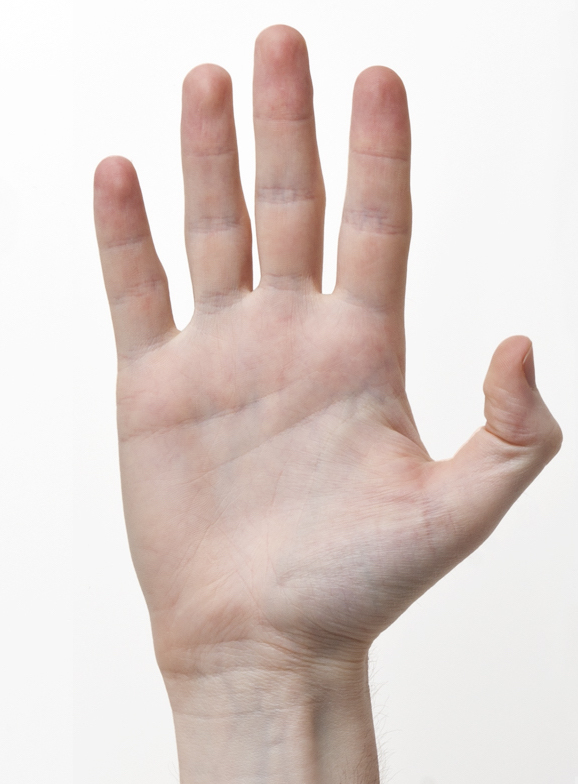
#> input picture rpz/inc/img/bmstu.jpg, 578 x 784 px
$ python -i detector.py   (imports and definitions only)
#> lines starting #> are read from the running program, lines starting #| are printed output that depends on the picture; after the words box and inside, x2 and y2 are one past the last pixel; in counts of white or black regions, pixels touching at a corner belong together
#> further down, picture is the input picture: shape (784, 578, 3); mean B, G, R 204.7, 209.5, 222.5
import cv2
import numpy as np
def skin_detector(img):
    hsv_image = cv2.cvtColor(img, cv2.COLOR_BGR2HSV)
#> hsv_image: shape (784, 578, 3); mean H, S, V 9.6, 24.4, 222.5
    hsv_mask = cv2.inRange(hsv_image, (0, 15, 0), (17, 170, 255))
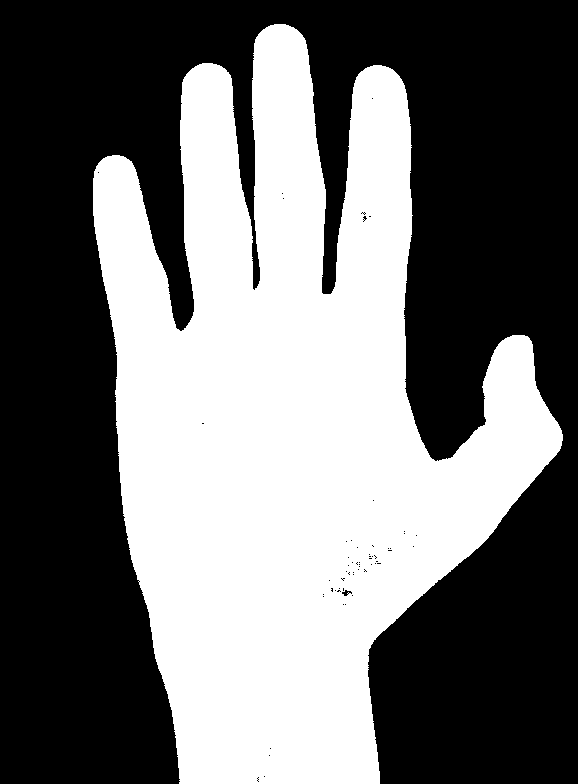
#> hsv_mask: shape (784, 578); 43.7% white; 1 white region, box (x1, y1, x2, y2) and area: (93, 24, 563, 784) 198073
    y_cr_cb_img = cv2.cvtColor(img, cv2.COLOR_BGR2YCrCb)
#> y_cr_cb_img: shape (784, 578, 3); mean of channels 0, 1, 2 212.8, 134.9, 123.4
    y_cr_cb_mask = cv2.inRange(y_cr_cb_img, (0, 135, 85), (255, 180, 135))
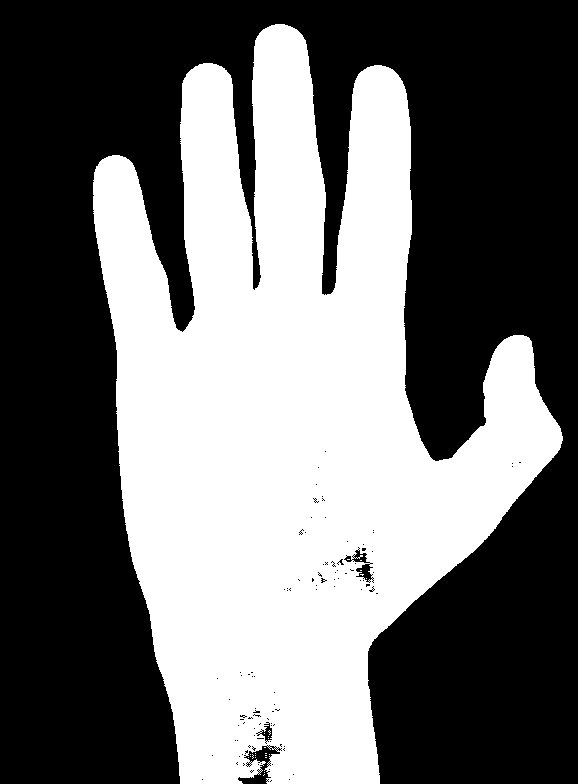
#> y_cr_cb_mask: shape (784, 578); 43.3% white; 24 white regions (23 under 20 px), largest, box (x1, y1, x2, y2) and area: (93, 24, 563, 784) 196026
    mask = cv2.bitwise_and(y_cr_cb_mask, hsv_mask)
#> mask: shape (784, 578); 43.2% white; 24 white regions (23 under 20 px), largest, box (x1, y1, x2, y2) and area: (93, 24, 563, 784) 195873
    result = cv2.bitwise_not(mask)
    kernel = np.ones((3, 3), np.uint8)
    result = cv2.erode(result, kernel, iterations=1)
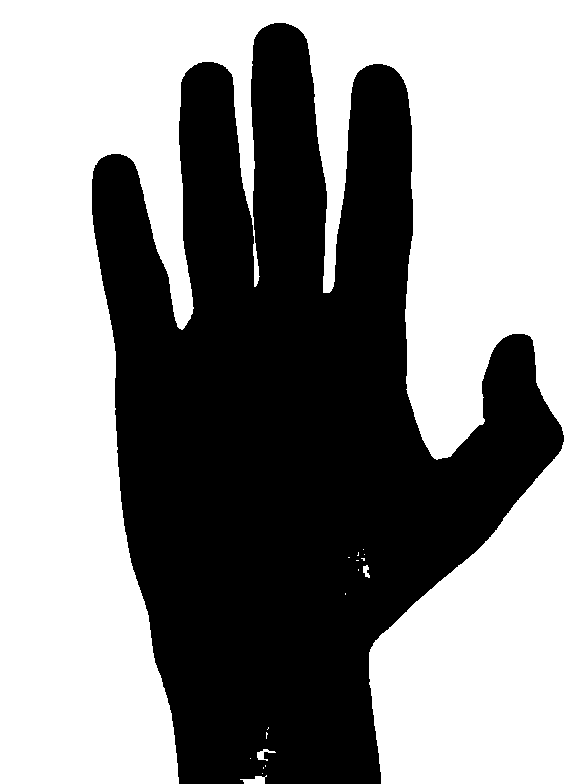
#> result: shape (784, 578); 55.6% white; 1 black region, box (x1, y1, x2, y2) and area: (92, 23, 564, 784) 201013
    result = cv2.dilate(result, kernel, iterations=1)
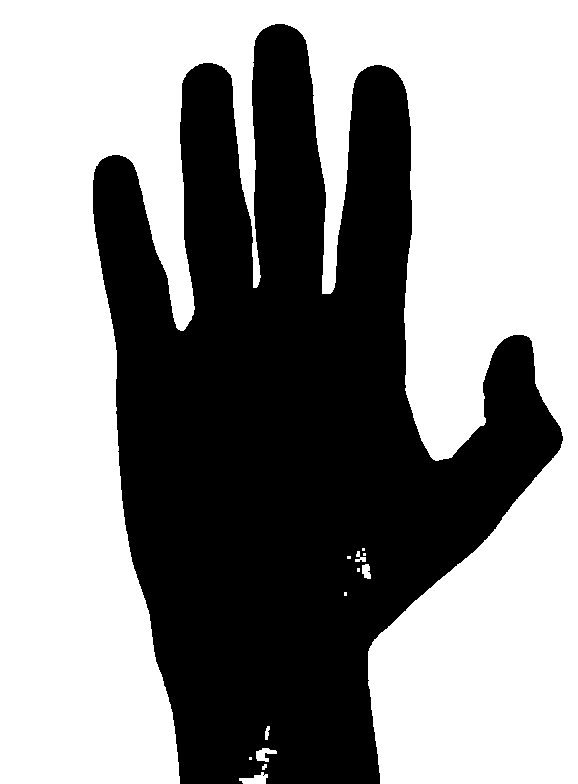
#> result: shape (784, 578); 56.6% white; 1 black region, box (x1, y1, x2, y2) and area: (93, 24, 563, 784) 196770
    return result

>>> import cv2
>>> picture = cv2.imread('../img/bmstu.jpg')
>>> result = skin_detector(picture)
